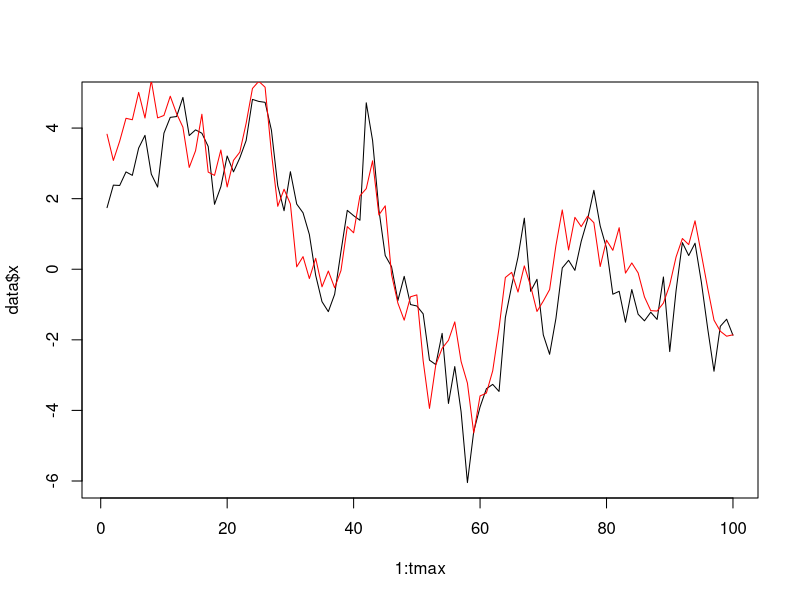

This figure's R source:
library(methods)

## OOP CLASS/GENERIC/METHOD DEFINITIONS:

setClass("BootstrapFilter",
  slots = c(
    obs = "vector",
    chains = "matrix",
    num_particles = "numeric",
    initial = "function",
    prior_sample = "function",
    likelihood_density = "function"
  )         
)

BootstrapFilter <- function(inital, prior_sample, likelihood_density, num_particles = 100) {
  new("BootstrapFilter",
    obs = vector(),
    chains = matrix(initial(num_particles), ncol = num_particles),
    num_particles = num_particles,
    initial = initial,
    prior_sample = prior_sample,
    likelihood_density = likelihood_density
  )
}

setGeneric("chains", function(x) standardGeneric("chains"))
setMethod("chains", "BootstrapFilter",
  function(x) return(x@chains)
)

setGeneric("update<-", function(x, t, value) standardGeneric("update<-"))
setMethod("update<-", "BootstrapFilter", 
  function(x, t, value) {
    x@obs <- c(x@obs, value)
    state_samples <- prior_sample(x@chains[t - 1,])
    x@chains <- rbind(x@chains, state_samples)
    weights <- likelihood_density(x@obs[t - 1], state_samples) # Index t - 1 to account 
    weights <- weights / sum(weights)                  # for inital sample at time t = 0
    resample <- sample(1:length(weights), replace = TRUE, prob = weights)
    x@chains <- x@chains[,resample]
    return(x)
  }        
)

## DATA GENERATING FUNCTION:

synthetic_state_space <- function(tmax, initial, prior_sample, robs) {
  x <- rep(0, tmax) ; y <- rep(0, tmax)
  x[1] <- initial(1) ; y[1] <- (x[1])
  for (t in 1:(tmax - 1)) {
    x[t + 1]  <- prior_sample(x[t])
    y[t + 1] <- robs(x[t + 1])
  }
  return(data.frame("x" = x, "y" = y))
}

robs <- function(x, b = 0.5) {
  rnorm(1, 0, b * exp(x / 2))
}

initial <- function(num_particles, a = 0.91, sd = 1) {
  rnorm(num_particles, 0, sqrt(sd^2 / (1 - a^2)))
}

prior_sample <- function(x, a = 0.91, sd = 1) {
  num_particles <- length(x)
  samples <- rep(0, num_particles)
  for(i in 1:num_particles) {
    samples[i] <- rnorm(1, a * x[i], sd)
  }
  return(samples)
}

likelihood_density <- function(y, x, b = 0.5) {
  num_particles <- length(x)
  densities <- rep(0, num_particles)
  for (i in 1:num_particles) {
    densities[i] <- dnorm(y, 0, b * exp(x[i] / 2))
  }
  return(densities)
}

## TEST IF MODEL IS PERFORMING AS EXPECTED:

main <- function(tmax = 100) {
  data <- synthetic_state_space(tmax, initial, prior_sample, robs)
  model <- BootstrapFilter(initial, prior_sample, likelihood_density)
  for (t in 2:tmax) {
    update(model, t) <- data$y[t]
  }
  chains <- chains(model)
  means <- rowMeans(chains)
  plot(1:tmax, data$x, type = "l")
  lines(1:tmax, means, type = "l", col = "red")
}

main()
